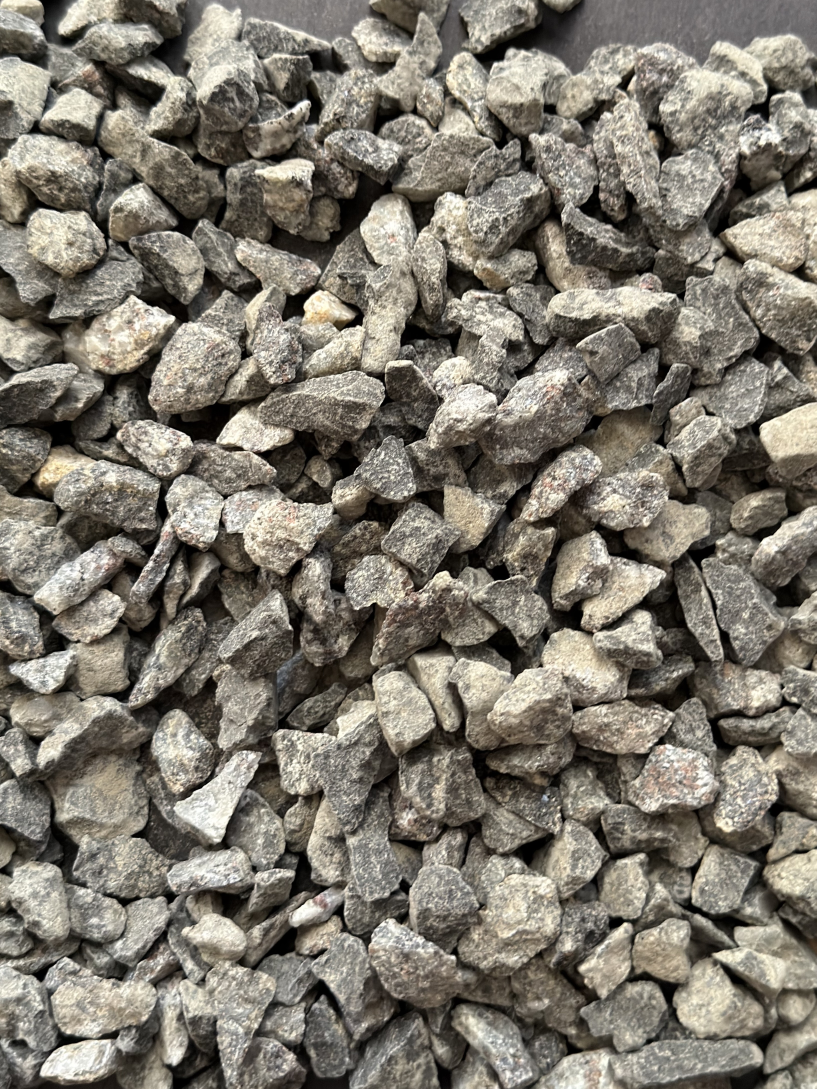
#> input picture samples/12MM/12mm_diff_height.jpeg, 3266 x 4355 px (shown at 1/4 size)
$ python -i segmentation.py   (imports and definitions only)
#> lines starting #> are read from the running program, lines starting #| are printed output that depends on the picture; after the words box and inside, x2 and y2 are one past the last pixel; in counts of white or black regions, pixels touching at a corner belong together
"""
segmentation.py — Preprocessing, adaptive thresholding, morphology, and watershed
segmentation of stone particles for Q-Vision pipeline.
"""

import cv2
import numpy as np

from config import (
    CLAHE_CLIP_LIMIT,
    CLAHE_TILE_GRID_SIZE,
    ADAPTIVE_THRESH_BLOCK_SIZE,
    ADAPTIVE_THRESH_C,
    WATERSHED_DIST_THRESH,
)


# [32 lines left out: function preprocess, not called in this run]


def segment_stones(preprocessed_image: np.ndarray) -> np.ndarray:
    """
    Produce a binary mask isolating stone particles.

    Steps:
    1. Adaptive Gaussian thresholding.
    2. Morphological opening to remove small noise.
    3. Morphological closing to fill small holes.

    Parameters
    ----------
    preprocessed_image : np.ndarray
        Grayscale preprocessed image from :func:`preprocess`.

    Returns
    -------
    np.ndarray
        Binary mask (uint8, values 0 or 255).
    """
    # Use Otsu thresholding — works for both light-on-dark and dark-on-light
    _, binary = cv2.threshold(
        preprocessed_image, 0, 255, cv2.THRESH_BINARY + cv2.THRESH_OTSU
    )

    # Auto-detect polarity: stones should fill 15-75% of image.
    # If foreground is too small, stones are likely bright (light-on-dark) and
    # Otsu already marks them white.  If foreground is too large, invert.
    fg_ratio = (binary > 0).sum() / binary.size
    if fg_ratio > 0.75:
        binary = cv2.bitwise_not(binary)

    kernel = cv2.getStructuringElement(cv2.MORPH_ELLIPSE, (9, 9))
    opened = cv2.morphologyEx(binary, cv2.MORPH_OPEN, kernel, iterations=2)
    closed = cv2.morphologyEx(opened, cv2.MORPH_CLOSE, kernel, iterations=2)
    return closed


# [62 lines left out: function separate_touching_stones, not called in this run]

>>> import cv2
>>> picture = cv2.imread('samples/12MM/12mm_diff_height.jpeg', cv2.IMREAD_GRAYSCALE)
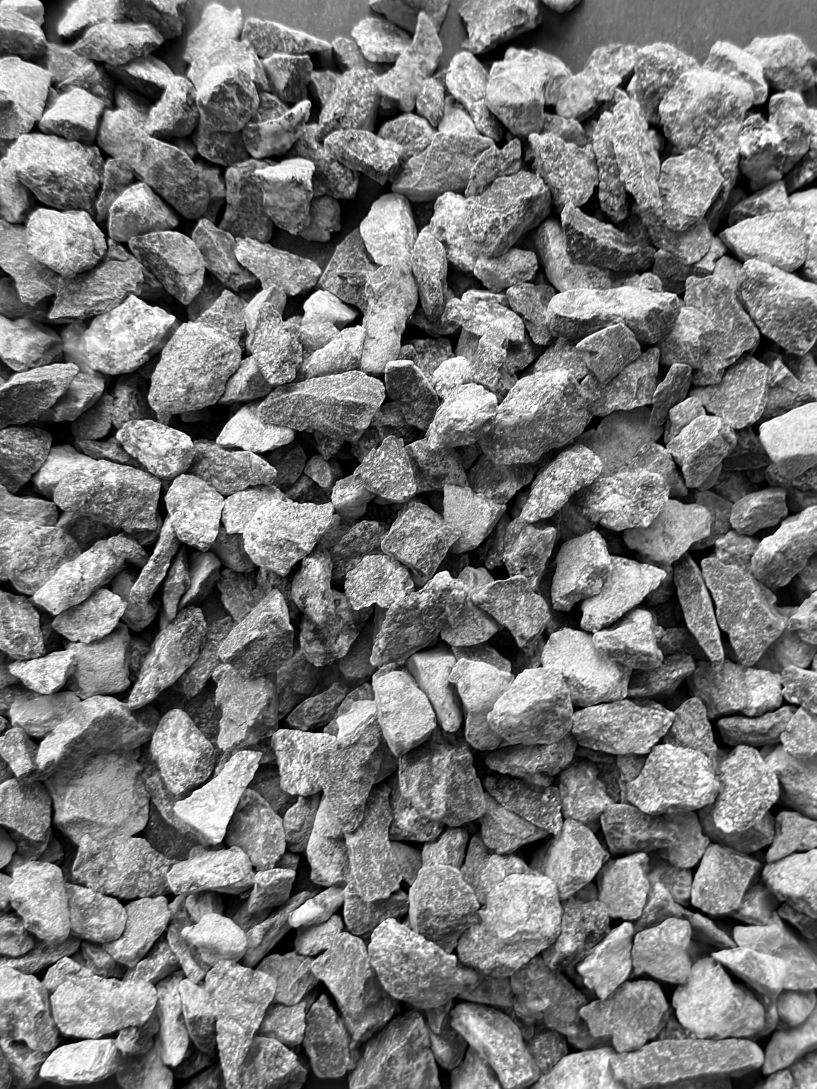
#> picture: shape (4355, 3266) (shown at 1/4 size); min 0, max 255, mean 120.6
>>> result = segment_stones(picture)
#> in segment_stones, `_, binary = cv2.threshold( preprocessed_image, 0, 255, cv2.THRESH_BINA..`:
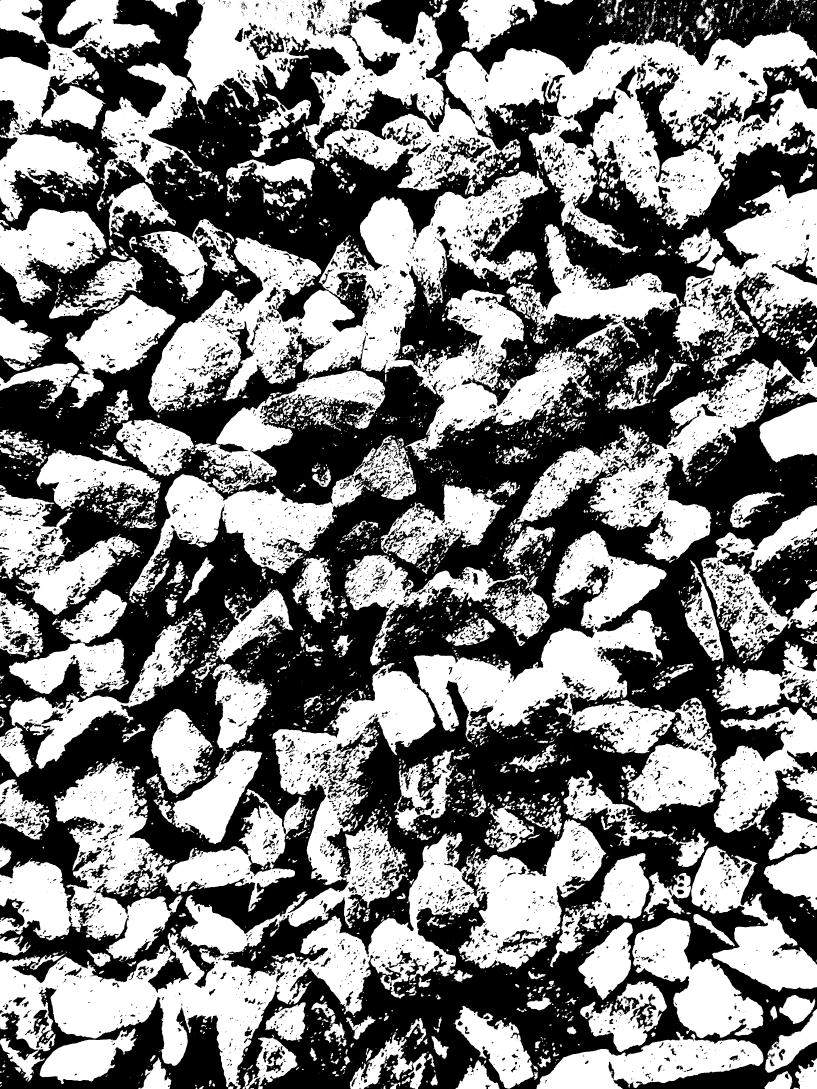
#> binary: shape (4355, 3266) (shown at 1/4 size); 49.9% white; 5913 white regions (3592 under 20 px), largest, box (x1, y1, x2, y2) and area: (735, 0, 3266, 1020) 924552, (465, 682, 2372, 1975) 789233, (0, 3246, 2425, 4355) 713768
#> in segment_stones, `fg_ratio = (binary > 0).sum() / binary.size`: fg_ratio = 0.499
#> in segment_stones, `opened = cv2.morphologyEx(binary, cv2.MORPH_OPEN, kernel, iterations=2)`:
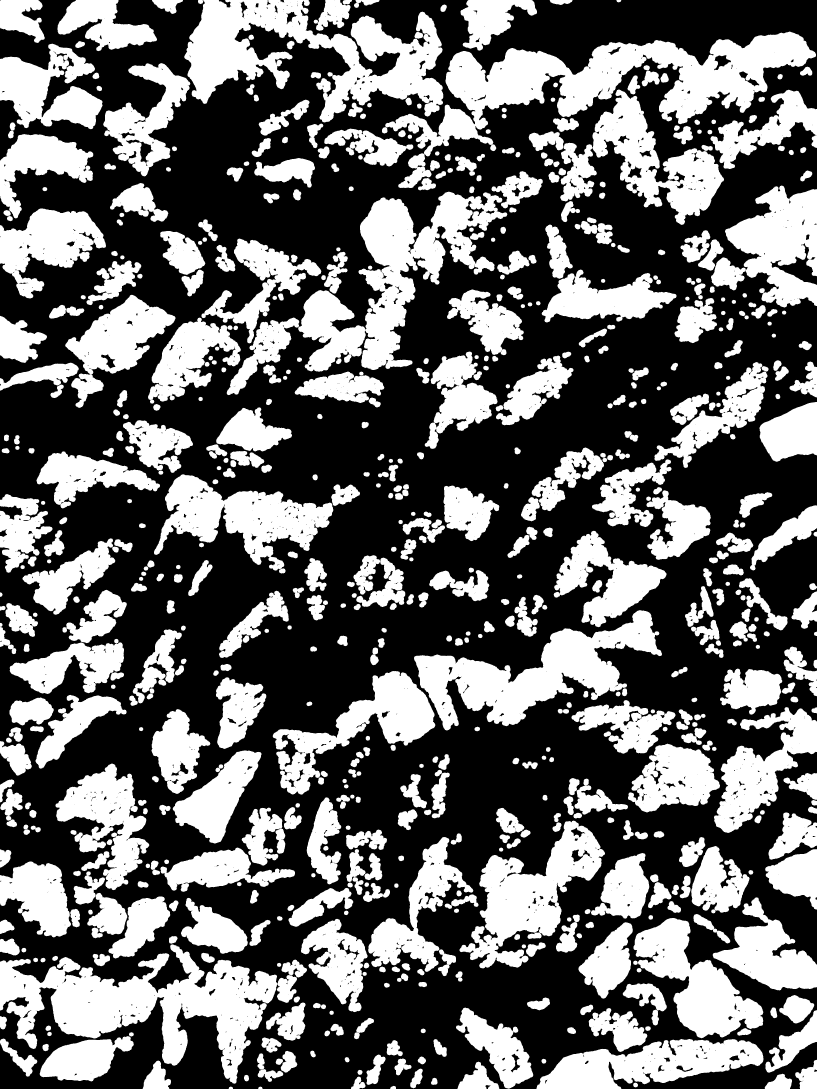
#> opened: shape (4355, 3266) (shown at 1/4 size); 40% white; 697 white regions, largest, box (x1, y1, x2, y2) and area: (1541, 126, 3264, 626) 284905, (0, 3777, 1109, 4335) 249800, (737, 0, 1773, 490) 229799
#> in segment_stones, `closed = cv2.morphologyEx(opened, cv2.MORPH_CLOSE, kernel, iterations=2)`:
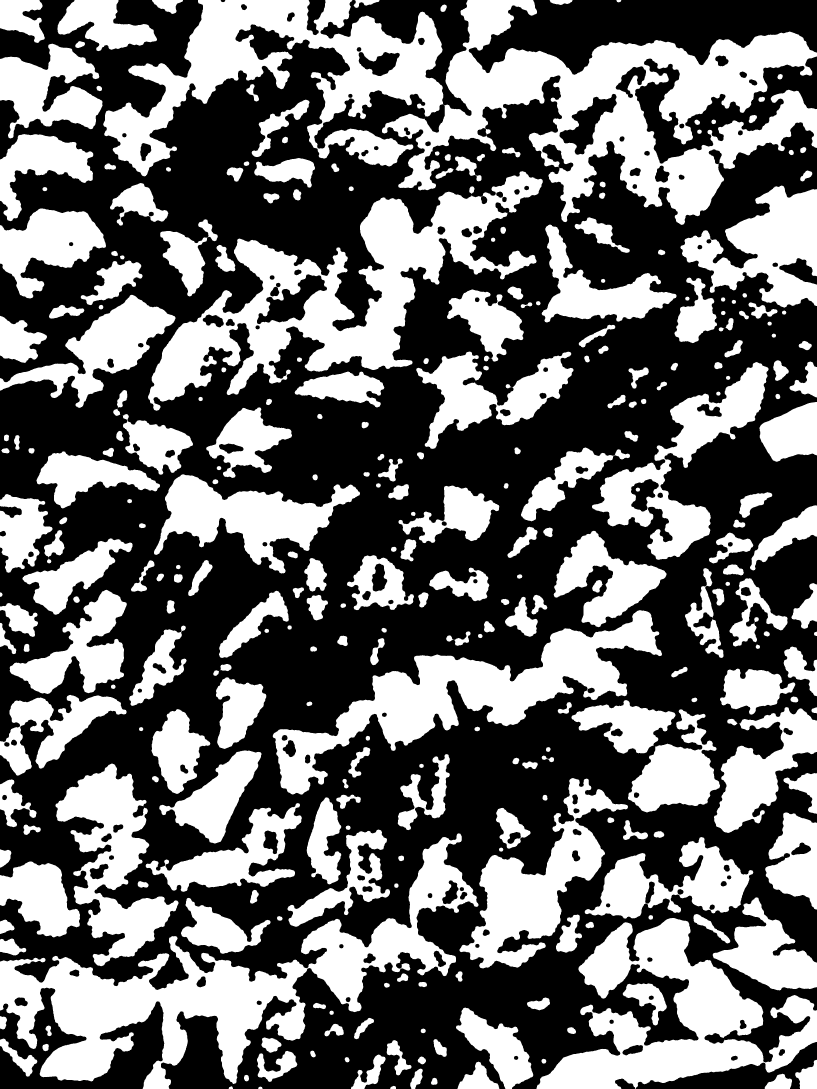
#> closed: shape (4355, 3266) (shown at 1/4 size); 42% white; 309 white regions (6 under 20 px), largest, box (x1, y1, x2, y2) and area: (1528, 0, 3266, 900) 562341, (0, 3333, 1914, 4355) 478083, (592, 685, 2171, 1643) 423532
